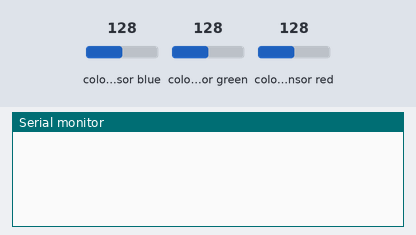
Recording of a sketch running on a simulated Arduino Uno, built with avr-gcc and run on an emulated ATmega328P. Shown: the last lines printed to the serial monitor. Inputs (shaded band) come from the test bench; at power-on: colour sensor green 128, colour sensor red 128, colour sensor blue 128.

Above: at 1.2 s.
1.3 s: colour sensor green set to 5
At 1.38 s:
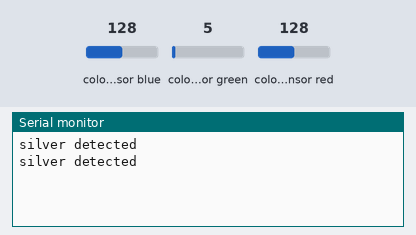
3.2 s: colour sensor red set to 5
At 3.25 s:
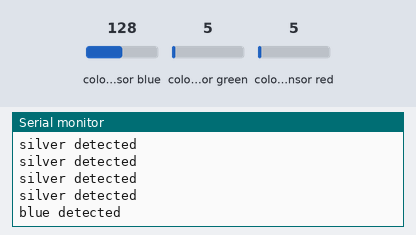
5.1 s: colour sensor blue set to 5
At 5.12 s:
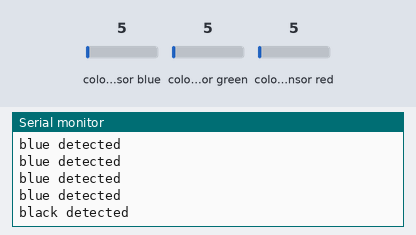

The sketch:

colorTest.ino
```cpp
#include "Adafruit_TCS34725.h"


Adafruit_TCS34725 tcs = Adafruit_TCS34725(TCS34725_INTEGRATIONTIME_2_4MS, TCS34725_GAIN_16X);

void setup(){

 Wire.begin();
 Serial.begin(9600);
 if (!tcs.begin())
  {
    Serial.println("error first!");
  }

}

void print_raw_color(uint16_t r, uint16_t g, uint16_t b, uint16_t c)
{
  //log_print("raw color:");
  Serial.print("R: ");
  Serial.print(r);
  Serial.print("\t G: ");
  Serial.print(g);
  Serial.print("\t B: ");
  Serial.print(b);
  Serial.print("\t C: ");
  Serial.println(c);
}

bool black_detect(){

  uint16_t r,g,b,c;
  tcs.getRawData(&r,&g, &b, &c);
  //print_raw_color(r,g,b,c);
  if(c < 250) {
    Serial.println("Black square detected");
    return true;
  }
  return false;
}
bool blue_detect(){
  uint16_t r,g,b,c;
  tcs.getRawData(&r, &g, &b, &c);
  if(b > (r * 2.5)){
    Serial.println("Blue");
    return(true);
  }

  return false;

}
bool silver_detect(){
    uint16_t r, g, b, c = 0;
    int silver_persistance;
    //print_raw_color(r1,g1,b1,c1);
    tcs.getRawData(&r, &g, &b, &c);

    //print_raw_color(r2, g2, b2, c2);
    //Serial.print("qtr[4]: ");
    //Serial.println(qtr[4]);
    //print_raw_color(r2,g2,b2,c2);
  //  Serial.print("r/g:");
   // Serial.println((r2 / (float)g2) * 10);
    //Serial.print(" c:");
    //Serial.print(c2);

  if (c >=  950 && (r / (float)g) * 10 >= 10.5) {

   //   silver_persistance++;
      Serial.println("Checkpoint detected");
      return true;

  }
  else
      return false;
    /*
    else {
      silver_persistance = 0;
    }
    if (silver_persistance >= 2) {
      utils::stopMotors();
      Serial.println("Checkpoint detected");
      return;
    }
    */
}
char* returnColor(){
    uint16_t r, g, b, c = 0;
    tcs.getRawData(&r, &g, &b, &c);
    if (c >=  950 && (r / (float)g) * 10 >= 10.5) {

   //   silver_persistance++;
      Serial.println("silver detected");
      return "silver";
    }
    else if(c < 250){
      Serial.println("black detected");
      return "black";
    }
    else if(b > (r * 2.5)){
      Serial.println("blue detected");
      return "blue";
    }
    else
      return " ";

}
void loop(){
  ///Serial.println("Starting");
  returnColor();


}
```

Measured:
- after the input at 1.3 s, the serial monitor: prints a new line at once (image 1)
- after the input at 3.2 s, the serial monitor: prints a new line at once (image 2)
- after the input at 5.1 s, the serial monitor: prints a new line at once (image 3)
